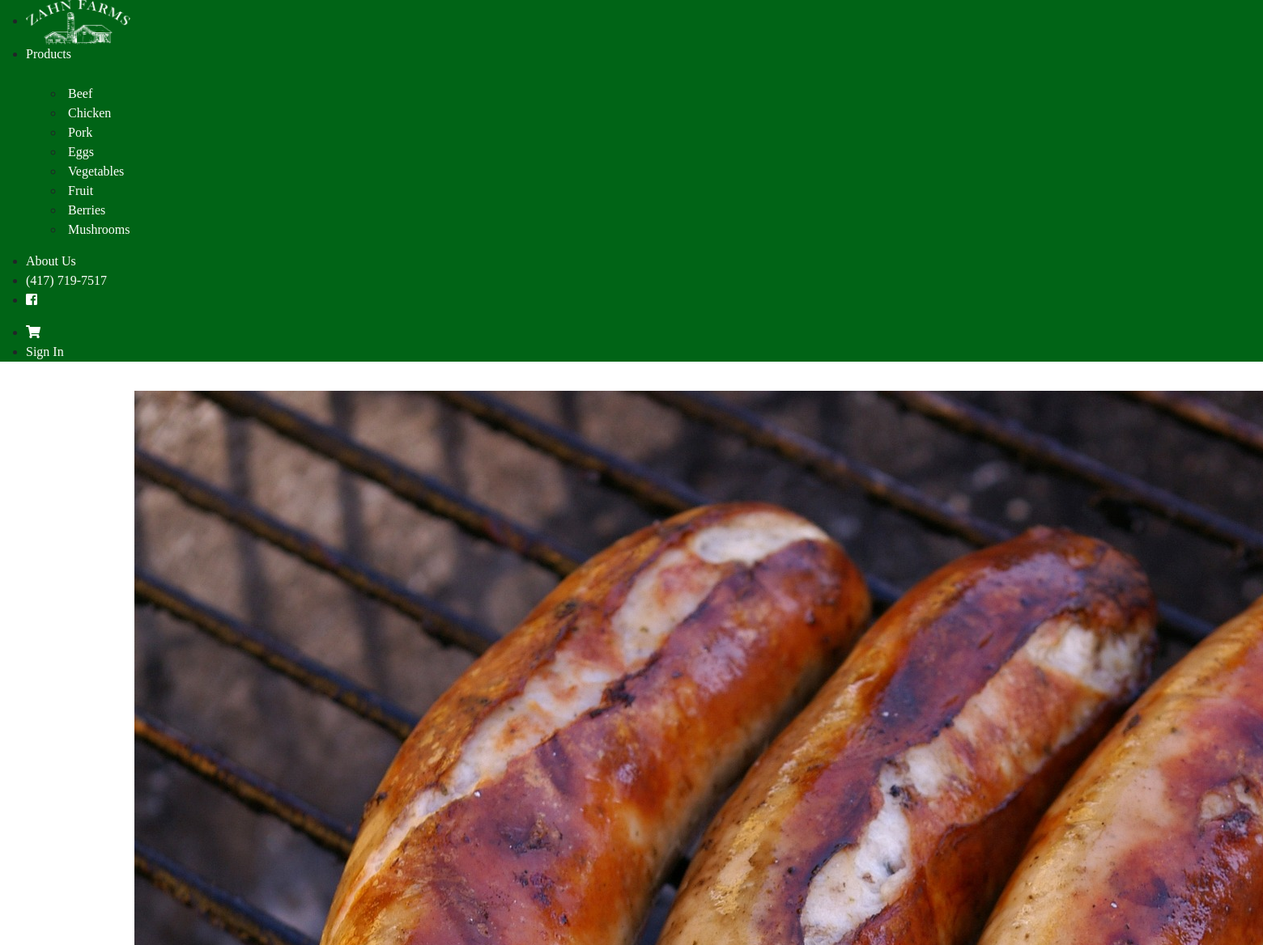
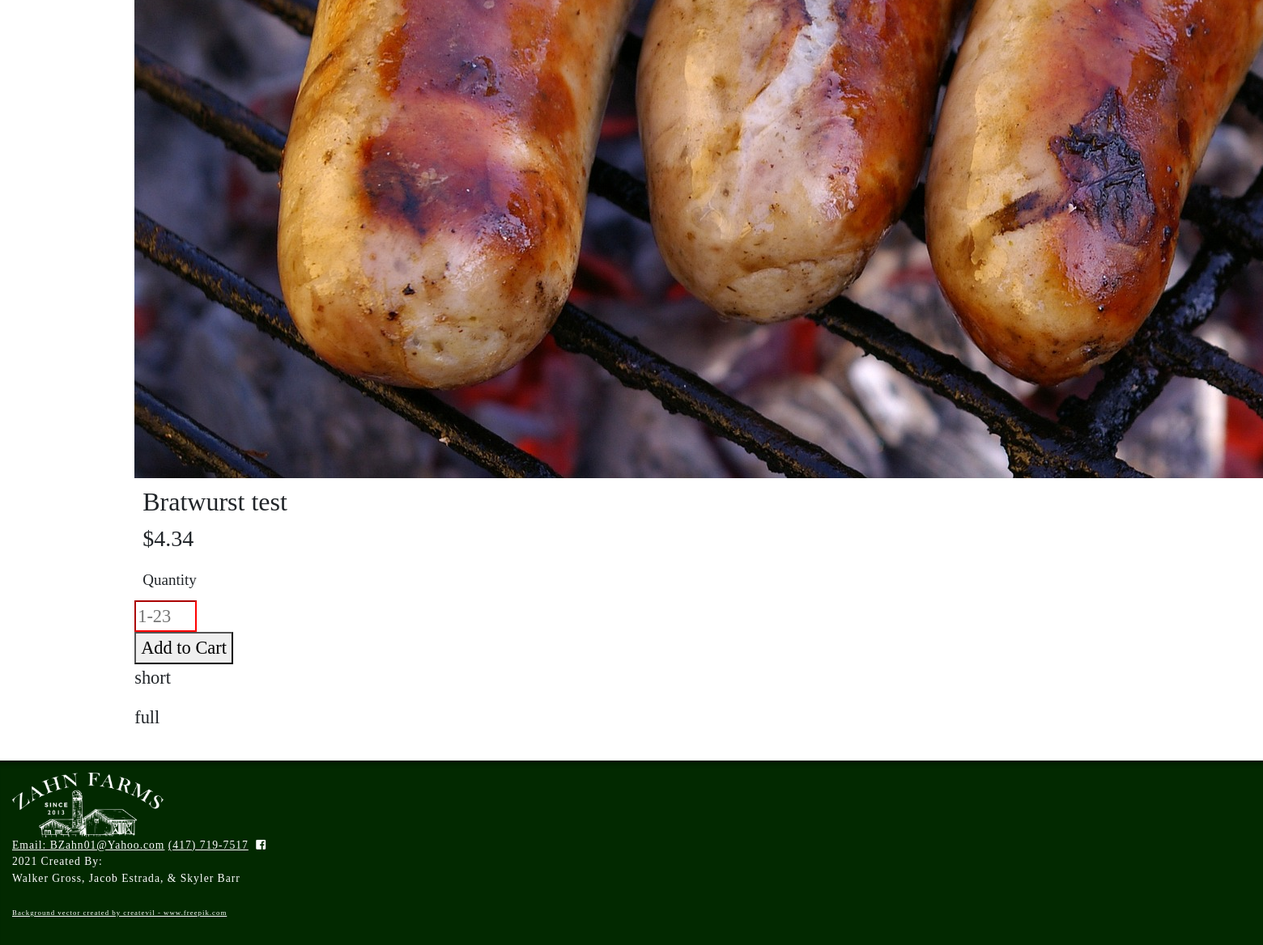
Screenshot of /product?catID=41&prodID=5 with the database file from the repository (2 pictures, top to bottom).
### tables this page shows
CREATE TABLE `categories` (
  `catID` int(11) NOT NULL,
  `catName` varchar(25) NOT NULL,
  `image` varchar(255) NOT NULL,
  `taxRate` decimal(4,3) NOT NULL DEFAULT '0.000',
  `hide` tinyint(1) NOT NULL
);

CREATE TABLE `products` (
  `productID` int(11) NOT NULL,
  `productName` varchar(50) NOT NULL,
  `portionsID` int(11) NOT NULL,
  `price` decimal(10,2) DEFAULT NULL,
  `qty` int(10) DEFAULT NULL,
  `shortDesc` varchar(255) DEFAULT NULL,
  `fullDesc` varchar(255) DEFAULT NULL,
  `catID` int(11) NOT NULL,
  `image` varchar(255) NOT NULL,
  `sizeID` int(11) DEFAULT NULL,
  `outOfSeason` tinyint(1) NOT NULL,
  `hide` tinyint(1) NOT NULL
);

### models/products_db.php (called while the page is built, shortened)
<?php
function getAllCategoriesShow(){
    global $db;
    $sql = "SELECT * FROM categories WHERE hide = 0";
    $qry = $db->query($sql);
    $aryCat = $qry->fetchAll();
    return $aryCat;
}
function prodByID($prodID){
    global $db;
    $sql = "select * from products where productID = $prodID";
    $qry = $db->query($sql);
    $product = $qry->fetch();
    return $product;
}

### models/requests.php (called while the page is built, shortened)
<?php
$prodID = filter_input(INPUT_GET, "prodID");
?>

### product/product.php (the view, shortened to what this page needs)
<?php
$prod = prodByID($prodID);
$portion = portionByID($prod['portionsID']);
$sizeAry = null;
$qty = $prod['qty'];
?>
<div class="product-card-full uk-grid-small uk-flex-center uk-text-center" style="width:90%; margin:auto" uk-grid>
  <div class="uk-card uk-card-default uk-width-1-2">
    <img src="../images/<?=$prod['image']?>" alt="<?=$prod['productName']?> Image">
  </div>
  <div class="uk-width-1-2@s">
    <h2>
      <?=$prod['productName']?>
    </h2>
    <h3 id="price" style="<?php echo($prod['sizeID'] != null ? 'display:none;' : '')?><?php echo($prod['outOfSeason'] == 1 ? 'display:none;' : '')?>">
      <?php echo"$" . $prod['price'] . " " . $portion['portionsDesc']?>
    </h3>
    <form class="uk-form-stacked" action="cart.php" method="post">
      <div class="uk-grid-small uk-child-width-1-1@m uk-flex-center uk-text-center" uk-grid>
        <?php
        if ($prod['outOfSeason'] == 0) {
          if($prod['sizeID'] != null){
          ?>
          <div class="uk-card">
            <div class="size-form" uk-form-custom="target: > * > span:first-child">
              <label class="uk-form-label">Size</label>
              <select id="size" name="size" onchange="sizePrice(this)">
                <option selected disabled hidden>Please select...</option>
                <?php
                foreach ($sizeAry as $size){
                ?>
                <option value="<?=$size['sizeName']?>"><?=$size['sizeName']?> $<?=$size['price']?></option>
                <?php
                }
                ?>
              </select>
              <button class="size-button uk-button uk-button-default" type="button" tabindex="-1">
                <span></span>
                <span uk-icon="icon: chevron-down"></span>
              </button>
            </div>
          </div>
            <?php
            if ($qty > 0) { ?>
            <div id="qty-box" style="display:none;" class="uk-card  uk-width-expand">
              <label class="uk-form-label" for="form-stacked-text">Quantity</label>
              <div class="uk-form-controls uk-width-1-3" style="margin:auto">
                <input id="qty-input" class="uk-input uk-text-center" id="form-stacked-text" type="number" placeholder="1-<?=$prod['qty']?>" min="1" max="<?=$prod['qty']?>" name="qty" tabindex="1" step="1" required onchange="checkQty()">
              </div>
              <p id="qty-invalid-alert">Invalid Quantity</p>
            </div>
            <?php
            }
          } else {
            if ($qty > 0) {
            ?>
          <div class="uk-card uk-width-expand">
            <label class="uk-form-label" for="form-stacked-text">Quantity</label>
            <div class="uk-form-controls uk-width-1-3" style="margin:auto">
              <input id="qty-input" class="uk-input uk-text-center" id="form-stacked-text" type="number" placeholder="1-<?=$prod['qty']?>" min="1" max="<?=$prod['qty']?>" name="qty" tabindex="1" step="1" required onchange="checkQty()">
            </div>
          </div>
            <?php
            }
          }
            ?>
        <?php
        }
        if ($qty == 0) {
        ?>
        <div class="uk-card">
          <button id="submit add-to-cart-btn" class="uk-button uk-button-default" tabindex="-1" disabled>Out of Stock</button>
        </div>
        <?php
        } else {
        ?>
          <div class="uk-card">
            <button id="submit add-to-cart-btn" class="uk-button uk-button-default" type="submit" tabindex="2">Add to Cart</button>
          </div>
        <?php
        }
        ?>
      </div>
    </form>
    <div class="uk-card uk-card-default uk-card-body uk-width-expand product-desc-short">
    <p><?=$prod['shortDesc']?></p>
  </div>
  </div>
  <div class="uk-card uk-card-default uk-card-body uk-width-expand product-desc-full">
    <p><?=$prod['fullDesc']?></p>
  </div>
</div>

### views/navbar.php (shortened to what this page needs)
<div class="no-print" uk-sticky="sel-target: .uk-navbar-container; cls-active: uk-navbar-sticky">
    <nav class="nav-bar uk-navbar-container" uk-navbar>
        <div class="uk-navbar-left">
            <ul class="uk-navbar-nav">
                <li>
                    <a class="uk-logo" style="min-width:177px;" href="../product/">
                        <img style="" src="../images/Logo.png" alt="Zahn Farms Logo">
                    </a>
                </li>
                <li>
                    <a href="../product/">Products</a>
                    <div class="uk-navbar-dropdown" delay-hide="250">
                        <ul class="uk-nav uk-navbar-dropdown-nav">
                            <?php
                            $aryCat = getAllCategoriesShow();
                            foreach($aryCat as $cat){
                            ?>
                            <li><a href="../product?catID=<?=$cat['catID']?>"><?=$cat['catName']?></a></li>
                            <?php
                            }
                            ?>
                        </ul>
                    </div>
                </li>
                <li><a href="../aboutUs/aboutUs.php">About Us</a></li>
                <li><a href="tel:417-719-7517" class="navContact">(417) 719-7517</a></li>
                <li><a href="https://www.facebook.com/ZahnFarms/" target="_blank"><i
                            class="fab fa-facebook-square"></i></a></li>
            </ul>
        </div>
        <div class="uk-navbar-right">
            <ul class="uk-navbar-nav">
                <li><a href="../product/cart.php"><i class="fas fa-shopping-cart"></i></a></li>
                <li><a href="../admin/">Sign In</a></li>
            </ul>
        </div>
    </nav>
</div>

### views/styles.css (style rules this page uses)
:root { --primary-green: #006416; --secondary-green: #18890B; --dark-green: #022900; }
html, body { background-image: url("../images/barnWood.jpg"); background-size: cover; padding:0px; font-family: "Caveat Brush", cursive; }
body { display: flex; flex-direction: column; min-height: 100vh; }
.uk-navbar-container { background-color: var(--primary-green) !important; }
.uk-navbar-nav>li>a { font-family: 'Libre Baskerville', serif; font-weight: 500; font-size: 1em; }
.uk-navbar-dropdown { background-color: var(--primary-green); font-family: 'Libre Baskerville', cursive; padding: 15px; margin-top:10px; }
.uk-navbar-dropdown-nav>li>a { padding-left:5px; }
nav a, nav a:hover { color: white !important; text-decoration: none; }
nav img { height:55px; width: 129px; }
.uk-card { font-family: 'Caveat Brush', cursive; font-size: 1.4em; background-color: rgba(1,1,1,0); box-shadow: none; }
.product-card-full :is(h2, h3, label) { font-family: 'Caveat Brush', cursive; margin:10px; }
.product-card-full label { font-size: .85em; }
input:invalid { border-color: red; }
.no-print { display: block; }

### rows the page displays
categories: catName "Beef"
categories: catName "Chicken"
categories: catName "Pork"
categories: catName "Eggs"
categories: catName "Vegetables"
categories: catName "Fruit"
categories: catName "Berries"
categories: catName "Mushrooms"
products: image (picture), productName "Bratwurst test", price "4.34", qty "1-23", shortDesc "short", fullDesc "full"
